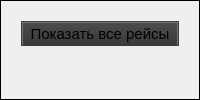
         <widget class="QFrame" name="frame_20">
          <property name="frameShape">
           <enum>QFrame::Box</enum>
          </property>
          <property name="frameShadow">
           <enum>QFrame::Plain</enum>
          </property>
          <property name="lineWidth">
           <number>1</number>
          </property>
          <layout class="QVBoxLayout" name="verticalLayout_10">
           <item>
            <layout class="QVBoxLayout" name="verticalLayout_9">
             <item>
              <widget class="QFrame" name="frame_21">
               <property name="frameShape">
                <enum>QFrame::NoFrame</enum>
               </property>
               <property name="frameShadow">
                <enum>QFrame::Raised</enum>
               </property>
               <property name="lineWidth">
                <number>3</number>
               </property>
               <layout class="QHBoxLayout" name="horizontalLayout_20">
                <item>
                 <widget class="QPushButton" name="showAll">
                  <property name="enabled">
                   <bool>false</bool>
                  </property>
                  <property name="font">
                   <font>
                    <family>Microsoft Sans Serif</family>
                    <pointsize>11</pointsize>
                   </font>
                  </property>
                  <property name="styleSheet">
                   <string notr="true">QPushButton{
	border-style: outset;
	border-width: 2px;
	border-top-color: qlineargradient(spread:pad, x1:0.5, y1:0.6, x2:0.5, y2:0.4, stop:0 rgba(115, 115, 115, 255), stop:1 rgba(62, 62, 62, 255));
	border-right-color: qlineargradient(spread:pad, x1:0.4, y1:0.5, x2:0.6, y2:0.5, stop:0 rgba(115, 115, 115, 255), stop:1 rgba(62, 62, 62, 255));
	border-left-color: qlineargradient(spread:pad, x1:0.6, y1:0.5, x2:0.4, y2:0.5, stop:0 rgba(115, 115, 115, 255), stop:1 rgba(62, 62, 62, 255));
	border-bottom-color: rgb(58, 58, 58);
	border-bottom-width: 1px;
	border-style: solid;
	color: rgb(255, 255, 255);
	padding: 2px;
	background-color: qlineargradient(spread:pad, x1:0.5, y1:1, x2:0.5, y2:0, stop:0 rgba(77, 77, 77, 255), stop:1 rgba(97, 97, 97, 255));
}
QPushButton:hover{
	border-style: outset;
	border-width: 2px;
	border-top-color: qlineargradient(spread:pad, x1:0.5, y1:0.6, x2:0.5, y2:0.4, stop:0 rgba(180, 180, 180, 255), stop:1 rgba(110, 110, 110, 255));
	border-right-color: qlineargradient(spread:pad, x1:0.4, y1:0.5, x2:0.6, y2:0.5, stop:0 rgba(180, 180, 180, 255), stop:1 rgba(110, 110, 110, 255));
	border-left-color: qlineargradient(spread:pad, x1:0.6, y1:0.5, x2:0.4, y2:0.5, stop:0 rgba(180, 180, 180, 255), stop:1 rgba(110, 110, 110, 255));
	border-bottom-color: rgb(115, 115, 115);
	border-bottom-width: 1px;
	border-style: solid;
	color: rgb(255, 255, 255);
	padding: 2px;
	background-color: qlineargradient(spread:pad, x1:0.5, y1:1, x2:0.5, y2:0, stop:0 rgba(107, 107, 107, 255), stop:1 rgba(157, 157, 157, 255));
}
QPushButton:pressed{
	border-style: outset;
	border-width: 2px;
	border-top-color: qlineargradient(spread:pad, x1:0.5, y1:0.6, x2:0.5, y2:0.4, stop:0 rgba(62, 62, 62, 255), stop:1 rgba(22, 22, 22, 255));
	border-right-color: qlineargradient(spread:pad, x1:0.4, y1:0.5, x2:0.6, y2:0.5, stop:0 rgba(115, 115, 115, 255), stop:1 rgba(62, 62, 62, 255));
	border-left-color: qlineargradient(spread:pad, x1:0.6, y1:0.5, x2:0.4, y2:0.5, stop:0 rgba(115, 115, 115, 255), stop:1 rgba(62, 62, 62, 255));
	border-bottom-color: rgb(58, 58, 58);
	border-bottom-width: 1px;
	border-style: solid;
	color: rgb(255, 255, 255);
	padding: 2px;
	background-color: qlineargradient(spread:pad, x1:0.5, y1:1, x2:0.5, y2:0, stop:0 rgba(77, 77, 77, 255), stop:1 rgba(97, 97, 97, 255));
}
QPushButton:disabled{
	border-style: outset;
	border-width: 2px;
	border-top-color: qlineargradient(spread:pad, x1:0.5, y1:0.6, x2:0.5, y2:0.4, stop:0 rgba(115, 115, 115, 255), stop:1 rgba(62, 62, 62, 255));
	border-right-color: qlineargradient(spread:pad, x1:0.4, y1:0.5, x2:0.6, y2:0.5, stop:0 rgba(115, 115, 115, 255), stop:1 rgba(62, 62, 62, 255));
	border-left-color: qlineargradient(spread:pad, x1:0.6, y1:0.5, x2:0.4, y2:0.5, stop:0 rgba(115, 115, 115, 255), stop:1 rgba(62, 62, 62, 255));
	border-bottom-color: rgb(58, 58, 58);
	border-bottom-width: 1px;
	border-style: solid;
	color: rgb(0, 0, 0);
	padding: 2px;
	background-color: qlineargradient(spread:pad, x1:0.5, y1:1, x2:0.5, y2:0, stop:0 rgba(57, 57, 57, 255), stop:1 rgba(77, 77, 77, 255));
}</string>
                  </property>
                  <property name="text">
                   <string>Показать все рейсы</string>
                  </property>
                 </widget>
                </item>
               </layout>
              </widget>
             </item>
            </layout>
           </item>
           <item>
            <widget class="QFrame" name="frame_22">
             <property name="frameShape">
              <enum>QFrame::NoFrame</enum>
             </property>
             <property name="frameShadow">
              <enum>QFrame::Raised</enum>
             </property>
             <property name="lineWidth">
              <number>3</number>
             </property>
             <layout class="QHBoxLayout" name="horizontalLayout_24"/>
            </widget>
           </item>
          </layout>
         </widget>
